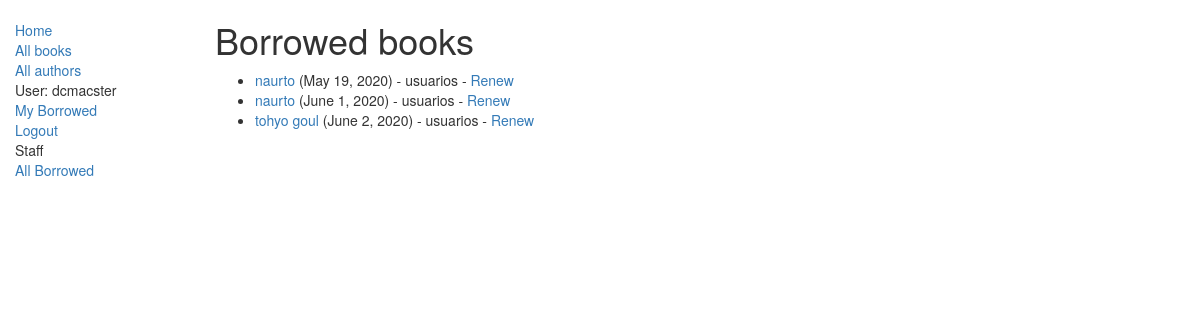
/holaApp/allbooks/ (signed in), run on the app's committed database.
### holaApp/models.py (models this page shows, shortened)
class BookInstance(models.Model):
    id = models.UUIDField(primary_key=True, default=uuid.uuid4,
                          help_text="ID único para este libro particular en toda la biblioteca")
    book = models.ForeignKey('Book', on_delete=models.SET_NULL, null=True)
    imprint = models.CharField(max_length=200)
    due_back = models.DateField(null=True, blank=True)
    LOAN_STATUS = (
        ('m', 'Maintenance'),
        ('o', 'On loan'),
        ('a', 'Available'),
        ('r', 'Reserved'),
    )
    status = models.CharField(max_length=1, choices=LOAN_STATUS,
                              blank=True, default='m', help_text='Disponibilidad del libro')
    borrower = models.ForeignKey(User, on_delete=models.SET_NULL, null=True, blank=True)
    @property
    def is_overdue(self):
        if self.due_back and date.today() > self.due_back:
            return True
        return False
    class Meta:
        ordering = ["due_back"]
        permissions = (("can_mark_returned", "Set book as returned"),)

class Book(models.Model):
    title = models.CharField(max_length=200)
    author = models.ForeignKey('Author', on_delete=models.SET_NULL, null=True)
    summary = models.TextField(max_length=1000, help_text="Ingrese una breve descripción del libro")
    isbn = models.CharField('ISBN',max_length=13, help_text='13 Caracteres <a href="https://www.isbn-international.org/content/what-isbn">ISBN number</a>')
    genre = models.ManyToManyField(Genre, help_text="Seleccione un genero para este libro")
    language = models.ForeignKey(
        'Language', on_delete=models.SET_NULL, null=True)
    def display_genre(self):
        """
        Creates a string for the Genre. This is required to display genre in Admin.
        """
        return ', '.join([genre.name for genre in self.genre.all()[:3]])
    display_genre.short_description = 'Genre'

### holaApp/views.py (the view)
class LoanedBooksListView(LoginRequiredMixin,generic.ListView):
    model = BookInstance
    template_name ='holaApp/bookinstance_list_borrowed.html'
    paginate_by=10
    def get_queryset(self):
        return BookInstance.objects.filter(status__exact='o').order_by('due_back')

### holaApp/templates/holaApp/bookinstance_list_borrowed.html
{% extends "base_generic.html" %}
{% block content %}
<h1>Borrowed books</h1>
{% if bookinstance_list %}
<ul>
    {% for bookinst in bookinstance_list %}
    <li class="{% if bookinst.is_overdue %}text-danger{% endif %}">
        <a href="{% url 'book-detail' bookinst.book.pk %}">{{bookinst.book.title}}</a> ({{ bookinst.due_back }}) - {{bookinst.borrower}} {% if perms.catalog.can_mark_returned %}- <a href="{% url 'renew-book-librarian' bookinst.id %}">Renew</a>  {% endif %}
    </li>
    {% endfor %}
</ul>
{% else %}
<p>There are no books borrowed.</p>
{% endif %}
{% endblock %}

### holaApp/templates/base_generic.html (shortened to what this page needs)
<!DOCTYPE html>
<html lang="en">
<head>
    <link rel="stylesheet" href="https://maxcdn.bootstrapcdn.com/bootstrap/3.3.7/css/bootstrap.min.css">
    {% load static %}
    <link rel="stylesheet" href="{% static 'css/styles.css' %}">
</head>
<body>
    <div class="container-fluid">
        <div class="row">
            <div class="col-sm-2">
                {% block sidebar %}
                <ul class="sidebar-nav">
                    <li><a href="{% url 'index' %}">Home</a></li>
                    <li><a href="{% url 'books' %}">All books</a></li>
                    <li><a href="{%url 'authors' %}">All authors</a></li>
                    {% if user.is_authenticated %}
                        <li>User: {{ user.get_username }}</li>
                        <li><a href="{% url 'my-borrowed' %}">My Borrowed</a></li>
                        <li><a href="{% url 'logout'%}?next={{request.path}}">Logout</a></li>
                        {% if perms.staff.can_marked_returned %}
                            <li>Staff</li>
                            <li><a href="{% url 'all-borrowed' %}"> All Borrowed </a></li>
                        {% endif %}
                    {% else %}
                        <li><a href="{% url 'login'%}?next={{request.path}}">Login</a></li>
                    {% endif %}
                </ul>
                {% endblock %}
            </div>
            <div class="col-sm-10 ">
                {% block content %}{% endblock %}
            </div>
        </div>
    </div>
</body>
</html>

### holaApp/static/css/styles.css (style rules this page uses)
.sidebar-nav { margin-top: 20px; padding: 0; list-style: none; }

### data on the page
BookInstance: book "naurto", due_back "May 19, 2020", borrower "usuarios"
BookInstance: book "naurto", due_back "June 1, 2020", borrower "usuarios"
BookInstance: book "tohyo goul", due_back "June 2, 2020", borrower "usuarios"

### other printed values
{{ user.get_username }} "dcmacster"
